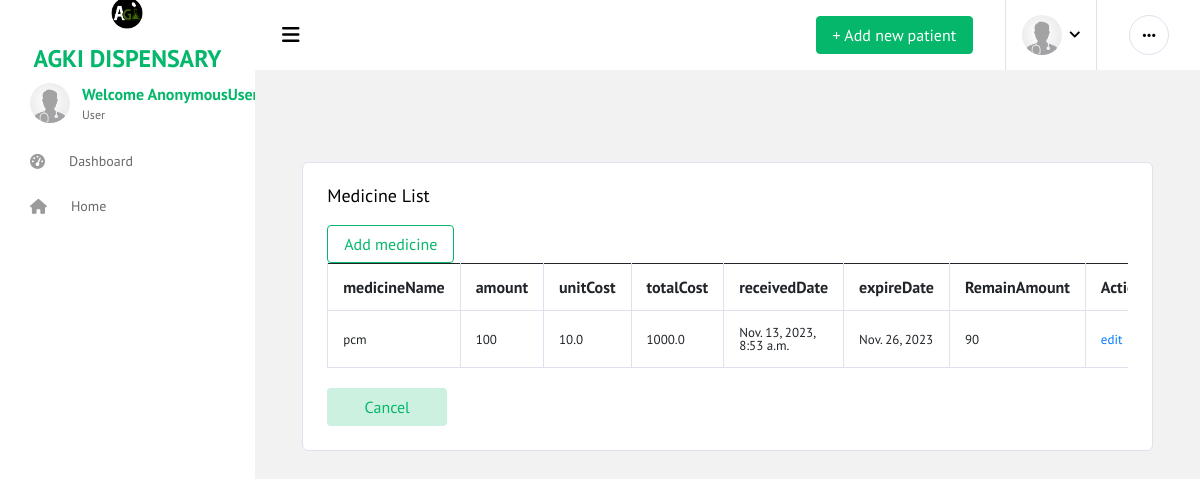
/medicine/, run on the app's committed database.
### app/models.py (models this page shows, shortened)
class Medicine(models.Model):
    medicineName = models.CharField(max_length=20)
    amount = models.IntegerField()
    remainAmount = models.IntegerField()
    unitCost = models.FloatField()
    receivedDate = models.DateTimeField(auto_now_add=True)
    expireDate= models.DateField()
    @property
    def totalCost(self):
        return round(self.amount * self.unitCost, 2)

### app/views.py (the view)
# urls.py: path('medicine/', views.medicine,name='medicine'),
def medicine(request):
    medicines = Medicine.objects.all()
    return render(request, 'app/medicine.html', {'medicines': medicines})

### app/templates/app/medicine.html
{% extends 'app/base2.html' %}
{%block content%}
<br>
<div class="container mt-5">
<div class="col-12 grid-margin stretch-card">
    <div class="card">
      <div class="card-body">
        <h4 class="card-title">Medicine List</h4>
        <a href="{% url 'medicineAdd' %}"><button class='btn btn-outline-success btn-fw'>Add medicine</button></a>
        <div class="table-responsive">
            {% if medicines %}
            <table class="table table-bordered">
                <thead>
                    <tr>
                        <th>medicineName</th>
                        <th>amount</th>
                        <th>unitCost</th>
                        <th>totalCost </th>
                        <th>receivedDate</th>
                        <th>expireDate</th>
                        <th>RemainAmount</th>
                        <th>Action</th>
                    </tr>
                </thead>
                <tbody>
                    {% for i in medicines %}
                    <tr>
                        <td>{{i.medicineName}}</td>
                        <td>{{i.amount}}</td>
                        <td>{{i.unitCost}}</td>
                        <td>{{i.totalCost}}</td>
                        <td>{{i.receivedDate}}</td>
                        <td>{{i.expireDate}}</td>
                        <td>{{i.remainAmount }}</td>
                        <td><a href="{% url 'medicineEdit' i.pk %}">edit</a></td>
                    </tr>
                    {% endfor %}
                </tbody>
            </table>
            {% else %}
            <br>
            <div class="alert alert-fill-primary" role="alert">
                <i class="fa fa-exclamation-triangle"></i>
                There! No  medicine success yet
              </div>
            {% endif %}
        </div>
        <br>
        <a href="{% url 'home' %}"><button class="btn btn-inverse-success btn-fw">Cancel</button></a>
    </div>
    </div>
</div>
</div>
{%endblock%}

### data on the page
Medicine: medicineName "pcm", amount "100", unitCost "10.0", totalCost "1000.0", receivedDate "Nov. 13, 2023, 8:53 a.m.", expireDate "Nov. 26, 2023", remainAmount "90"
